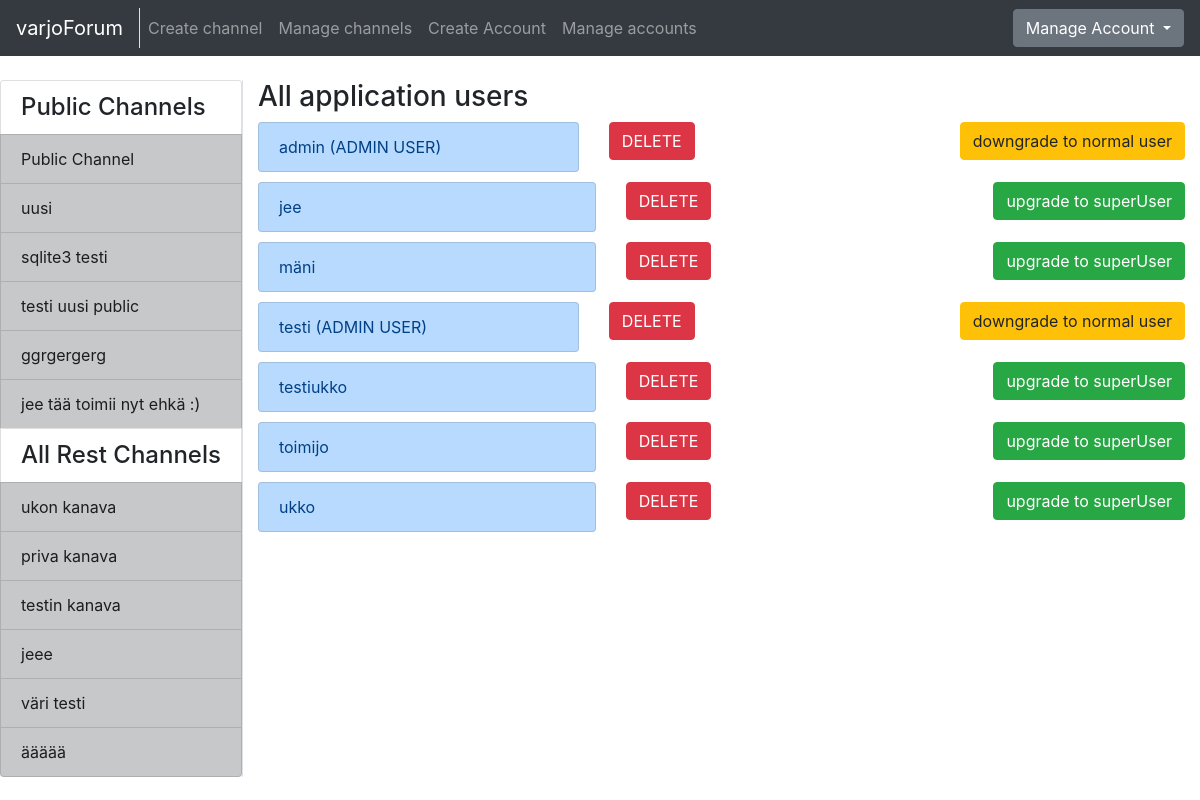
/auth/allAccount/ (signed in), run on the app's committed database.
### application/channels/models.py (models this page shows, shortened)
class Channel(Base):
    name = db.Column(db.String(144), nullable=False)
    introduction = db.Column(db.Text, nullable=False)
    master_id = db.Column(db.Integer, nullable=False)
    public = db.Column(db.Boolean, nullable=False)
    messages = db.relationship("Message", backref='Channel', lazy=True)
    accounts = db.relationship('Account', secondary=accounts, lazy='subquery',
        backref=db.backref('channels', lazy=True))
    @staticmethod
    def get_my_channels(account_id):
        stmt = text("SELECT Channel.id, Channel.name, Channel.master_id"
                    " FROM Channel, Account, Accounts"
                    " WHERE Channel.id = Accounts.channel_id"
                    " AND Channel.public = False"
                    " AND Account.id = Accounts.account_id"
                    " AND Account.id = :account_id"
                    " ORDER BY Channel.name").params(account_id=account_id)
        res = db.engine.execute(stmt)
        response = []
        for row in res:
            response.append({"channel_id":row[0], "channel_name":row[1], "master_id":row[2]})
        return response
    @staticmethod
    def get_channels_where_not_in(account_id):
        stmt = text("SELECT channel.id, channel.name, channel.public"
                    " FROM Channel"
                    " WHERE Channel.id NOT IN ("
                        " SELECT Channel.id"
                            " FROM Channel, Account, Accounts"
                            " WHERE Channel.id = Accounts.channel_id"
                            " AND Account.id = Accounts.account_id"
                            " AND Account.id = :account_id"
                            " )").params(account_id=account_id)
        res = db.engine.execute(stmt)
        response = []
        for row in res:
            response.append({"id":row[0], "name":row[1], "public":row[2]})
        return response
    @staticmethod
    def get_all_publics():
        stmt = text("SELECT Channel.id, Channel.name"
                    " FROM Channel"
                    " WHERE Channel.public = True")
        res = db.engine.execute(stmt)
        response = []
        for row in res:
            response.append({"id":row[0], "name":row[1]})
        return response

### application/auth/models.py (models this page shows, shortened)
class Account(Base):
    username = db.Column(db.String(144), nullable=False)
    password = db.Column(db.String(144), nullable=False)
    motto = db.Column(db.String(144), nullable=False)
    admin = db.Column(db.Boolean, nullable=False)
    email = db.Column(db.String(144), nullable=False)
    messages = db.relationship("Message", backref='account', lazy=True)
    comments = db.relationship("Comment", backref='account', lazy=True)

### application/auth/views.py (the view)
@app.route("/auth/allAccount/", methods=["GET"])
@login_required
def account_list():
    if current_user.admin == False:
        return redirect(url_for("messages_index"))
    if request.method == "GET":
        return render_template("auth/list.html",
                                accounts = Account.query.order_by(Account.username).all(),
                                my_channels=Channel.get_my_channels(current_user.id),
                                all_channels=Channel.get_channels_where_not_in(current_user.id),
                                public_channels=Channel.get_all_publics())

### application/__init__.py (called while the page is built)
@login_manager.user_loader
def load_user(account_id):
  return Account.query.get(account_id)

### application/templates/auth/list.html
{% extends "layout.html" %}
{% block body %}
<h3>All application users</h3>
  <div class="list-group">
    {% for account in accounts %}
    {% if not account.id == current_user.id %}
    <div class="row" style="padding-bottom: 10px">
      <div class="col">
        <a class="list-group-item list-group-item-primary" href="{{ url_for('single_account_index', account_id=account.id) }}">
          {{ account.username }} {% if account.admin == True and not account.id == current_user.id %} (ADMIN USER) {% endif %}
        </a>
      </div>
      <div class="col">
        <form method="POST" action="{{ url_for('accounts_delete', account_id=account.id) }}" name="accountform">
          <button type="submit" class="btn btn-danger">DELETE</button>
        </form>
      </div>
      <div class="col-md-auto">
        {% if account.admin == True %}
        <form action="{{ url_for('admin_changer', account_id=account.id, direction='down') }}" method="POST">
          <button type="submit" class="btn btn-warning">
            downgrade to normal user
          </button>
        </form>
        {% else %}
        <form action="{{ url_for('admin_changer', account_id=account.id, direction='up') }}" method="POST">
          <button type="submit" class="btn btn-success">
            upgrade to superUser
          </button>
        </form>
        {% endif %}
      </div>
    </div>
    {% endif %}
    {% endfor %}
  </div>
{% endblock %}

### application/templates/layout.html (shortened to what this page needs)
<!DOCTYPE html>
  <html>
    <head>
      <link rel="stylesheet" href="https://maxcdn.bootstrapcdn.com/bootstrap/4.0.0/css/bootstrap.min.css">
    </head>
    <body>
      <nav class="navbar navbar-expand-md navbar-dark bg-dark mb-4">
        <div class="border-right">
          <a class="navbar-brand" href="{{ url_for('index') }}">varjoForum</a>
        </div>
        <div class="collapse navbar-collapse" id="navbarCollapse">
          <ul class="navbar-nav mr-auto">
            {% if current_user.is_authenticated %}
              <li class="nav-item">
                <a class="nav-link" href="{{ url_for('channels_create') }}">Create channel</a>
              </li>
            {% endif %}
            {% if current_user.admin == True %}
              <li class="nav-item">
                <a href="{{ url_for('channel_manager') }}" class="nav-link">Manage channels</a>
              </li>
              <li class="nav-item">
                <a href="{{ url_for('account_create') }}" class="nav-link">Create Account</a>
              </li>
              <li class="nav-item">
                <a class="nav-link" href="{{ url_for('account_list') }}">Manage accounts</a>
              </li>
            {% endif %}
          </ul>
            {% if current_user.is_authenticated %}
            <div class="btn-group">
              <button type="button" class="btn btn-secondary dropdown-toggle" data-toggle="dropdown" aria-haspopup="true" aria-expanded="false">
                  Manage Account
              </button>
            </div>
            {% else %}
            <a class="btn btn-success" href="{{ url_for('auth_login') }}">Login</a>
            {% endif %}
        </div>
      </nav>
      <div class="container-fluid" >
        <div class="row">
            <div class="border-right">
              <div class="col-sx" >
                <div style="float: left">
                  <div class="list-group">
                  {% if current_user.is_authenticated %}
                    <h4 class="list-group-item">Public Channels</h4>
                    {% for public in public_channels %}
                      <a href="{{ url_for('one_channel_index', channel_id=public.id, sort='first') }}"
                          class="list-group-item list-group-item-action list-group-item-dark">
                        {{ public.name }}
                      </a>
                    {% endfor %}
                    <h4 class="list-group-item">All Rest Channels</h4>
                {% else %}
                {% if all_channels %}
                <h4 class="list-group-item">All Channels</h4>
                {% endif %}
                {% endif %}
                {% for channel in all_channels %}
                  {% if channel.public == False %}
                  <a href="{{ url_for('one_channel_index', channel_id=channel.id, sort='first') }}"
                      class="list-group-item list-group-item-action list-group-item-dark">
                    {{ channel.name }}
                  </a>
                  {% endif %}
                {% endfor %}
              </div>
              </div>
              </div>
          </div>
          <div class="col">
            {% block body %}{% endblock %}
          </div>
        </div>
    </body>
  </html>

### data on the page
Channel: name "Public Channel"
Channel: name "uusi"
Channel: name "sqlite3 testi"
Channel: name "testi uusi public"
Channel: name "ggrgergerg"
Channel: name "jee tää toimii nyt ehkä :)"
Channel: name "ukon kanava"
Channel: name "priva kanava"
Channel: name "testin kanava"
Channel: name "jeee"
Channel: name "väri testi"
Channel: name "äääää"
Account: username "admin", admin "(ADMIN USER)"
Account: username "jee"
Account: username "mäni"
Account: username "testi", admin "(ADMIN USER)"
Account: username "testiukko"
Account: username "toimijo"
Account: username "ukko"
